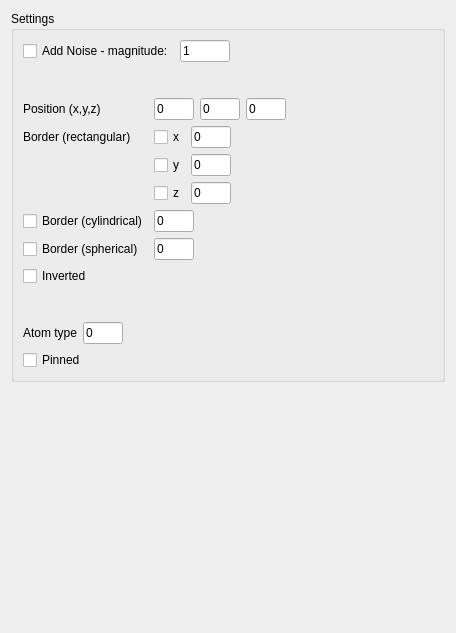
         <widget class="QWidget" name="page_6">
          <property name="geometry">
           <rect>
            <x>0</x>
            <y>0</y>
            <width>456</width>
            <height>633</height>
           </rect>
          </property>
          <property name="minimumSize">
           <size>
            <width>0</width>
            <height>480</height>
           </size>
          </property>
          <attribute name="label">
           <string>Settings</string>
          </attribute>
          <layout class="QGridLayout" name="gridLayout_15">
           <item row="0" column="0">
            <widget class="QGroupBox" name="groupBox_3">
             <property name="title">
              <string>Settings</string>
             </property>
             <layout class="QGridLayout" name="gridLayout_80">
              <item row="1" column="1">
               <spacer name="verticalSpacer_19">
                <property name="orientation">
                 <enum>Qt::Vertical</enum>
                </property>
                <property name="sizeType">
                 <enum>QSizePolicy::Maximum</enum>
                </property>
                <property name="sizeHint" stdset="0">
                 <size>
                  <width>20</width>
                  <height>30</height>
                 </size>
                </property>
               </spacer>
              </item>
              <item row="0" column="1">
               <layout class="QGridLayout" name="gridLayout_41">
                <item row="0" column="0">
                 <widget class="QCheckBox" name="checkBox_Configuration_Noise">
                  <property name="maximumSize">
                   <size>
                    <width>180</width>
                    <height>16777215</height>
                   </size>
                  </property>
                  <property name="text">
                   <string>Add Noise - magnitude:</string>
                  </property>
                 </widget>
                </item>
                <item row="0" column="1">
                 <widget class="QLineEdit" name="lineEdit_Configuration_Noise">
                  <property name="maximumSize">
                   <size>
                    <width>50</width>
                    <height>16777215</height>
                   </size>
                  </property>
                  <property name="text">
                   <string>1</string>
                  </property>
                 </widget>
                </item>
                <item row="0" column="2">
                 <spacer name="horizontalSpacer_56">
                  <property name="orientation">
                   <enum>Qt::Horizontal</enum>
                  </property>
                  <property name="sizeHint" stdset="0">
                   <size>
                    <width>40</width>
                    <height>20</height>
                   </size>
                  </property>
                 </spacer>
                </item>
               </layout>
              </item>
              <item row="5" column="1">
               <layout class="QGridLayout" name="gridLayout_20">
                <item row="0" column="2">
                 <spacer name="horizontalSpacer_9">
                  <property name="orientation">
                   <enum>Qt::Horizontal</enum>
                  </property>
                  <property name="sizeHint" stdset="0">
                   <size>
                    <width>40</width>
                    <height>20</height>
                   </size>
                  </property>
                 </spacer>
                </item>
                <item row="0" column="1">
                 <widget class="QLineEdit" name="lineEdit_atom_type">
                  <property name="maximumSize">
                   <size>
                    <width>40</width>
                    <height>16777215</height>
                   </size>
                  </property>
                  <property name="text">
                   <string>0</string>
                  </property>
                 </widget>
                </item>
                <item row="0" column="0">
                 <widget class="QLabel" name="label_3">
                  <property name="text">
                   <string>Atom type</string>
                  </property>
                 </widget>
                </item>
               </layout>
              </item>
              <item row="2" column="1">
               <layout class="QGridLayout" name="gridLayout_84">
                <item row="4" column="1">
                 <widget class="QLineEdit" name="lineEdit_border_cylindrical">
                  <property name="maximumSize">
                   <size>
                    <width>40</width>
                    <height>16777215</height>
                   </size>
                  </property>
                  <property name="text">
                   <string>0</string>
                  </property>
                 </widget>
                </item>
                <item row="1" column="0">
                 <widget class="QLabel" name="label_12">
                  <property name="text">
                   <string>Border (rectangular)</string>
                  </property>
                 </widget>
                </item>
                <item row="5" column="0">
                 <widget class="QCheckBox" name="checkBox_border_spherical">
                  <property name="text">
                   <string>Border (spherical)</string>
                  </property>
                 </widget>
                </item>
                <item row="0" column="0">
                 <widget class="QLabel" name="label_9">
                  <property name="text">
                   <string>Position (x,y,z)</string>
                  </property>
                 </widget>
                </item>
                <item row="1" column="1">
                 <layout class="QGridLayout" name="gridLayout_8">
                  <property name="sizeConstraint">
                   <enum>QLayout::SetNoConstraint</enum>
                  </property>
                  <property name="verticalSpacing">
                   <number>0</number>
                  </property>
                  <item row="0" column="2">
                   <spacer name="horizontalSpacer_54">
                    <property name="orientation">
                     <enum>Qt::Horizontal</enum>
                    </property>
                    <property name="sizeHint" stdset="0">
                     <size>
                      <width>40</width>
                      <height>20</height>
                     </size>
                    </property>
                   </spacer>
                  </item>
                  <item row="0" column="0">
                   <widget class="QCheckBox" name="checkBox_border_rectangular_x">
                    <property name="text">
                     <string>x</string>
                    </property>
                   </widget>
                  </item>
                  <item row="0" column="1">
                   <widget class="QLineEdit" name="lineEdit_border_x">
                    <property name="minimumSize">
                     <size>
                      <width>0</width>
                      <height>22</height>
                     </size>
                    </property>
                    <property name="maximumSize">
                     <size>
                      <width>40</width>
                      <height>16777215</height>
                     </size>
                    </property>
                    <property name="toolTip">
                     <string>&lt;html&gt;&lt;head/&gt;&lt;body&gt;&lt;p&gt;pos_x&lt;/p&gt;&lt;/body&gt;&lt;/html&gt;</string>
                    </property>
                    <property name="text">
                     <string>0</string>
                    </property>
                   </widget>
                  </item>
                 </layout>
                </item>
                <item row="5" column="1">
                 <widget class="QLineEdit" name="lineEdit_border_spherical">
                  <property name="maximumSize">
                   <size>
                    <width>40</width>
                    <height>16777215</height>
                   </size>
                  </property>
                  <property name="text">
                   <string>0</string>
                  </property>
                 </widget>
                </item>
                <item row="4" column="0">
                 <widget class="QCheckBox" name="checkBox_border_cylindrical">
                  <property name="text">
                   <string>Border (cylindrical)</string>
                  </property>
                 </widget>
                </item>
                <item row="0" column="1">
                 <layout class="QGridLayout" name="gridLayout_79">
                  <item row="0" column="2">
                   <widget class="QLineEdit" name="lineEdit_pos_y">
                    <property name="maximumSize">
                     <size>
                      <width>40</width>
                      <height>16777215</height>
                     </size>
                    </property>
                    <property name="text">
                     <string>0</string>
                    </property>
                   </widget>
                  </item>
                  <item row="0" column="3">
                   <widget class="QLineEdit" name="lineEdit_pos_z">
                    <property name="maximumSize">
                     <size>
                      <width>40</width>
                      <height>16777215</height>
                     </size>
                    </property>
                    <property name="text">
                     <string>0</string>
                    </property>
                   </widget>
                  </item>
                  <item row="0" column="1">
                   <widget class="QLineEdit" name="lineEdit_pos_x">
                    <property name="maximumSize">
                     <size>
                      <width>40</width>
                      <height>16777215</height>
                     </size>
                    </property>
                    <property name="text">
                     <string>0</string>
                    </property>
                   </widget>
                  </item>
                  <item row="0" column="4">
                   <spacer name="horizontalSpacer_53">
                    <property name="orientation">
                     <enum>Qt::Horizontal</enum>
                    </property>
                    <property name="sizeHint" stdset="0">
                     <size>
                      <width>40</width>
                      <height>20</height>
                     </size>
                    </property>
                   </spacer>
                  </item>
                 </layout>
                </item>
                <item row="2" column="1">
                 <layout class="QGridLayout" name="gridLayout_97">
                  <property name="sizeConstraint">
                   <enum>QLayout::SetNoConstraint</enum>
                  </property>
                  <property name="verticalSpacing">
                   <number>0</number>
                  </property>
                  <item row="0" column="1">
                   <widget class="QLineEdit" name="lineEdit_border_y">
                    <property name="minimumSize">
                     <size>
                      <width>0</width>
                      <height>22</height>
                     </size>
                    </property>
                    <property name="maximumSize">
                     <size>
                      <width>40</width>
                      <height>16777215</height>
                     </size>
                    </property>
                    <property name="toolTip">
                     <string>&lt;html&gt;&lt;head/&gt;&lt;body&gt;&lt;p&gt;pos_y&lt;/p&gt;&lt;/body&gt;&lt;/html&gt;</string>
                    </property>
                    <property name="text">
                     <string>0</string>
                    </property>
                   </widget>
                  </item>
                  <item row="0" column="0">
                   <widget class="QCheckBox" name="checkBox_border_rectangular_y">
                    <property name="text">
                     <string>y</string>
                    </property>
                   </widget>
                  </item>
                  <item row="0" column="2">
                   <spacer name="horizontalSpacer_55">
                    <property name="orientation">
                     <enum>Qt::Horizontal</enum>
                    </property>
                    <property name="sizeHint" stdset="0">
                     <size>
                      <width>40</width>
                      <height>20</height>
                     </size>
                    </property>
                   </spacer>
                  </item>
                 </layout>
                </item>
                <item row="3" column="1">
                 <layout class="QGridLayout" name="gridLayout_22">
                  <property name="sizeConstraint">
                   <enum>QLayout::SetNoConstraint</enum>
                  </property>
                  <property name="horizontalSpacing">
                   <number>6</number>
                  </property>
                  <property name="verticalSpacing">
                   <number>0</number>
                  </property>
                  <item row="0" column="0">
                   <widget class="QCheckBox" name="checkBox_border_rectangular_z">
                    <property name="text">
                     <string>z</string>
                    </property>
                   </widget>
                  </item>
                  <item row="0" column="1">
                   <widget class="QLineEdit" name="lineEdit_border_z">
                    <property name="minimumSize">
                     <size>
                      <width>0</width>
                      <height>22</height>
                     </size>
                    </property>
                    <property name="maximumSize">
                     <size>
                      <width>40</width>
                      <height>16777215</height>
                     </size>
                    </property>
                    <property name="toolTip">
                     <string>&lt;html&gt;&lt;head/&gt;&lt;body&gt;&lt;p&gt;pos_z&lt;/p&gt;&lt;/body&gt;&lt;/html&gt;</string>
                    </property>
                    <property name="text">
                     <string>0</string>
                    </property>
                   </widget>
                  </item>
                  <item row="0" column="2">
                   <spacer name="horizontalSpacer_10">
                    <property name="orientation">
                     <enum>Qt::Horizontal</enum>
                    </property>
                    <property name="sizeHint" stdset="0">
                     <size>
                      <width>40</width>
                      <height>20</height>
                     </size>
                    </property>
                   </spacer>
                  </item>
                 </layout>
                </item>
               </layout>
              </item>
              <item row="3" column="1">
               <layout class="QGridLayout" name="gridLayout_44">
                <item row="0" column="1">
                 <spacer name="horizontalSpacer_2">
                  <property name="orientation">
                   <enum>Qt::Horizontal</enum>
                  </property>
                  <property name="sizeHint" stdset="0">
                   <size>
                    <width>40</width>
                    <height>20</height>
                   </size>
                  </property>
                 </spacer>
                </item>
                <item row="0" column="0">
                 <widget class="QCheckBox" name="checkBox_inverted">
                  <property name="text">
                   <string>Inverted</string>
                  </property>
                 </widget>
                </item>
               </layout>
              </item>
              <item row="4" column="1">
               <spacer name="verticalSpacer_7">
                <property name="orientation">
                 <enum>Qt::Vertical</enum>
                </property>
                <property name="sizeHint" stdset="0">
                 <size>
                  <width>20</width>
                  <height>30</height>
                 </size>
                </property>
               </spacer>
              </item>
              <item row="6" column="1">
               <widget class="QCheckBox" name="checkBox_pinned">
                <property name="text">
                 <string>Pinned</string>
                </property>
               </widget>
              </item>
             </layout>
            </widget>
           </item>
           <item row="1" column="0">
            <spacer name="verticalSpacer_3">
             <property name="orientation">
              <enum>Qt::Vertical</enum>
             </property>
             <property name="sizeHint" stdset="0">
              <size>
               <width>20</width>
               <height>40</height>
              </size>
             </property>
            </spacer>
           </item>
          </layout>
         </widget>
